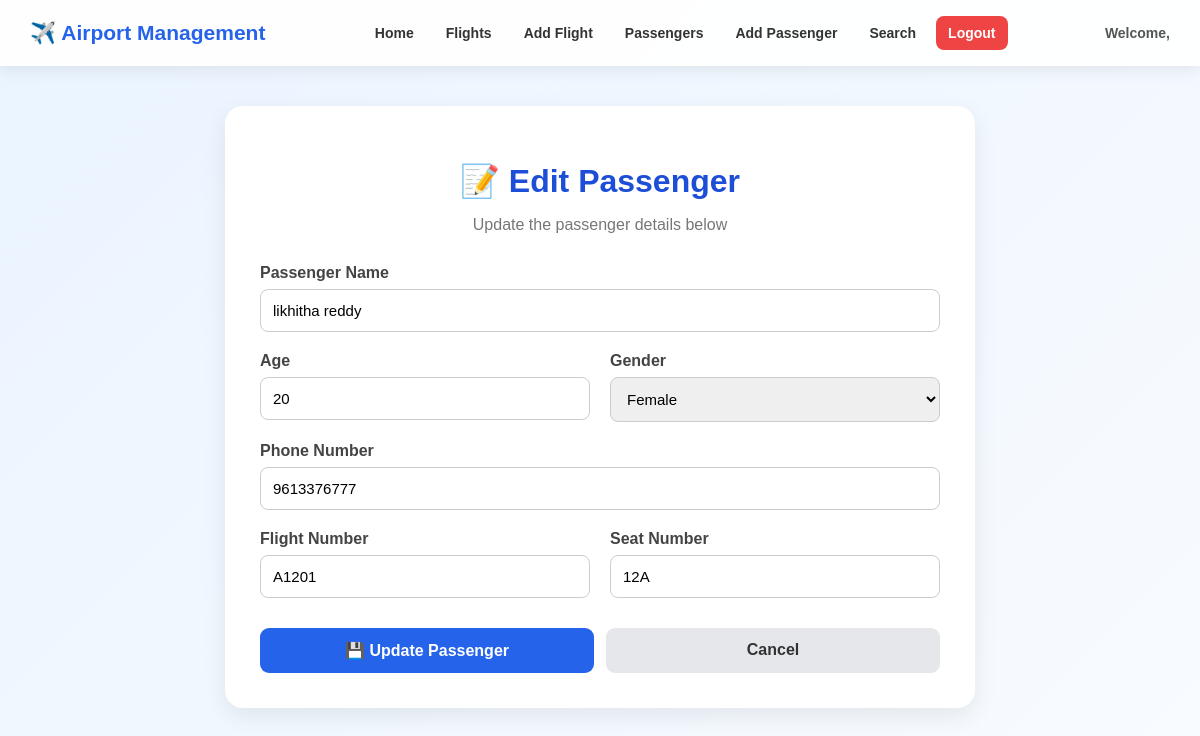
The app's page /edit-passenger/1 (signed in), older data.
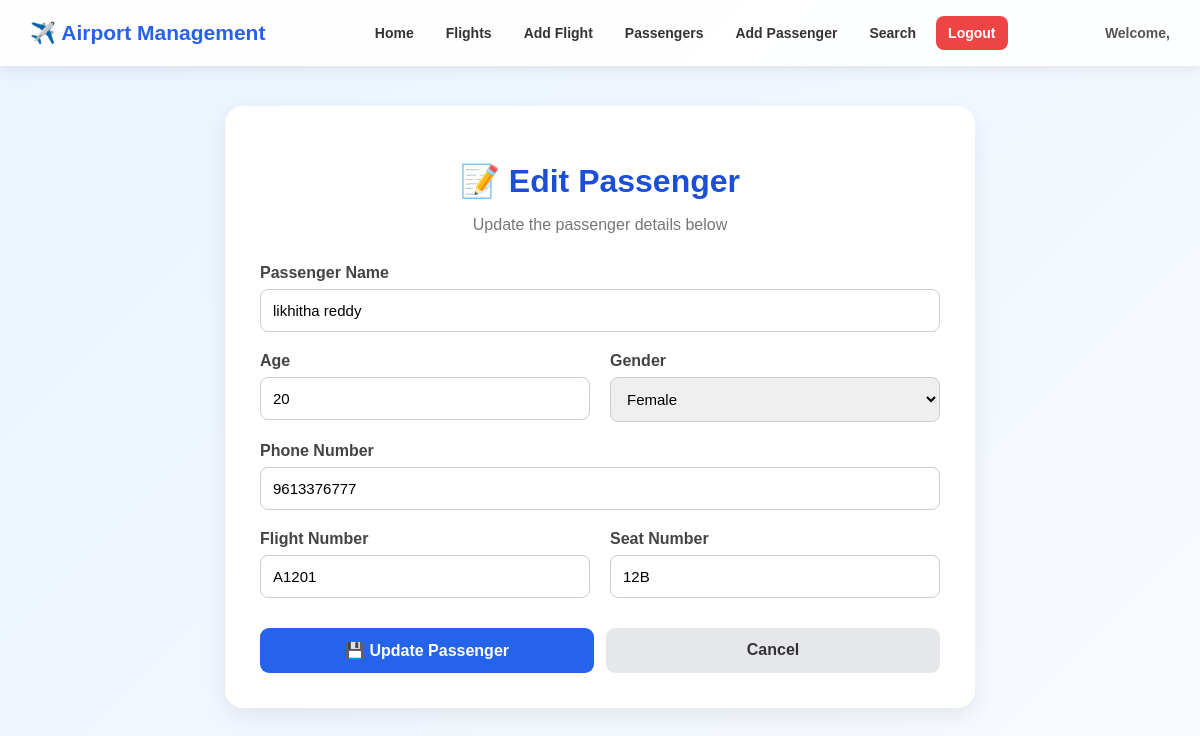
The same page, newer data.
### tables this page shows
CREATE TABLE passengers (
            id INTEGER PRIMARY KEY AUTOINCREMENT,
            name TEXT NOT NULL,
            age INTEGER NOT NULL,
            gender TEXT NOT NULL,
            phone TEXT NOT NULL,
            flight_number TEXT NOT NULL,
            seat_number TEXT NOT NULL
        );

### server.py (the view)
@app.route("/edit-passenger/<int:id>", methods=["GET"])
def edit_passenger_page(id):
    if not login_required():
        return redirect("/login")
    connection = get_database_connection()
    cursor = connection.cursor()
    cursor.execute("""
        SELECT *
        FROM passengers
        WHERE id = ?
    """, (id,))
    passenger = cursor.fetchone()
    connection.close()
    if passenger is None:
        return """
        <h2>Passenger not found!</h2>
        <a href="/passengers">Back to Passengers</a>
        """
    theme = request.cookies.get("theme", "light")
    return render_template(
        "edit-passenger.html",
        passenger=passenger,
        theme=theme
    )

### server.py (called while the page is built)
def get_database_connection():
    connection = sqlite3.connect("users.db")
    connection.row_factory = sqlite3.Row
    return connection

def login_required():
    return "user_id" in session

### templates/edit-passenger.html (shortened to what this page needs)
<!DOCTYPE html>
<html lang="en">
<head>
</head>
<body>
    {% include 'navbar.html' %}
    <div class="container">
        <div class="form-box">
            <h1>📝 Edit Passenger</h1>
            <p class="subtitle">
                Update the passenger details below
            </p>
            <form
                action="/edit-passenger/{{ passenger['id'] }}"
                method="POST"
            >
                <div class="form-group">
                    <label>Passenger Name</label>
                    <input
                        type="text"
                        name="name"
                        value="{{ passenger['name'] }}"
                        required
                    >
                </div>
                <div class="form-row">
                    <div class="form-group">
                        <label>Age</label>
                        <input
                            type="number"
                            name="age"
                            value="{{ passenger['age'] }}"
                            min="1"
                            max="120"
                            required
                        >
                    </div>
                    <div class="form-group">
                        <label>Gender</label>
                        <select name="gender" required>
                            <option value="Female"
                                {% if passenger['gender'] == 'Female' %}selected{% endif %}>
                                Female
                            </option>
                        </select>
                    </div>
                </div>
                <div class="form-group">
                    <label>Phone Number</label>
                    <input
                        type="tel"
                        name="phone"
                        value="{{ passenger['phone'] }}"
                        required
                    >
                </div>
                <div class="form-row">
                    <div class="form-group">
                        <label>Flight Number</label>
                        <input
                            type="text"
                            name="flight_number"
                            value="{{ passenger['flight_number'] }}"
                            required
                        >
                    </div>
                    <div class="form-group">
                        <label>Seat Number</label>
                        <input
                            type="text"
                            name="seat_number"
                            value="{{ passenger['seat_number'] }}"
                            required
                        >
                    </div>
                </div>
                <div class="button-row">
                    <button type="submit" class="update-btn">
                        💾 Update Passenger
                    </button>
                    <a href="/passengers" class="cancel-btn">
                        Cancel
                    </a>
                </div>
            </form>
        </div>
    </div>
</body>
</html>

Row changes from the older to the newer data that the page shows:
changed passengers "likhitha reddy": seat_number "12A" → "12B"
